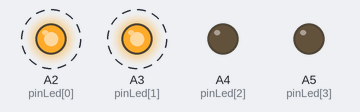
A sketch run on a simulated Arduino Nano, built with avr-gcc and run on an emulated ATmega328P. Shown: output pins drawn as LEDs (lit = HIGH). Dashed ring = blinking.

Above: at 0.2 s.
Timing chart, 0 to 3.0 s (numbered marks = the images above):
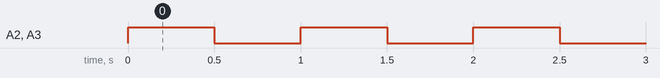

Measured:
- by itself, A2 (pinLed[0]), A3 (pinLed[1]): alternates HIGH for 0.50 s and LOW for 0.50 s

The sketch:

led_test.ino
```cpp
#define L_SIGN 0
#define R_SIGN 1
#define REVERSE 2
#define BREAK 3
#define LOW_BEAM 4
#define HIGH_BEAM 5

const int pinLed[6] = {A2, A3, A4, A5, A6, A7};

void setup() {
  for (int i = 0; i < 6; i++) {
    pinMode(pinLed[i], OUTPUT);
  }
}

void loop() {
  // Hazard Mode
  for (int i = 0; i < 5; i++) {
    digitalWrite(pinLed[L_SIGN], HIGH);
    digitalWrite(pinLed[R_SIGN], HIGH);
    delay(500);
    digitalWrite(pinLed[L_SIGN], LOW);
    digitalWrite(pinLed[R_SIGN], LOW);
    delay(500);
  }
//
//  // L_SIGN Mode
//  for (int i = 0; i < 6; i++) {
//    digitalWrite(pinLed[L_SIGN], HIGH);
//    delay(600);
//    digitalWrite(pinLed[L_SIGN], LOW);
//    delay(600);
//  }
//
//  // R_SIGN Mode
//  for (int i = 0; i < 6; i++) {
//    digitalWrite(pinLed[R_SIGN], HIGH);
//    delay(600);
//    digitalWrite(pinLed[R_SIGN], LOW);
//    delay(600);
//  }
//
//  // Reverse Mode
//  digitalWrite(pinLed[REVERSE], HIGH);
//  delay(5000);
//  digitalWrite(pinLed[REVERSE], LOW);
//
//  // Break Mode
//  digitalWrite(pinLed[BREAK], HIGH);
//  delay(5000);
//  digitalWrite(pinLed[BREAK], LOW);
//
//  // Low Beam Mode
//  digitalWrite(pinLed[LOW_BEAM], HIGH);
//  delay(5000);
//  digitalWrite(pinLed[LOW_BEAM], LOW);
//
//  // High Beam Mode
//  digitalWrite(pinLed[HIGH_BEAM], HIGH);
//  delay(5000);
//  digitalWrite(pinLed[HIGH_BEAM], LOW);
}
```
